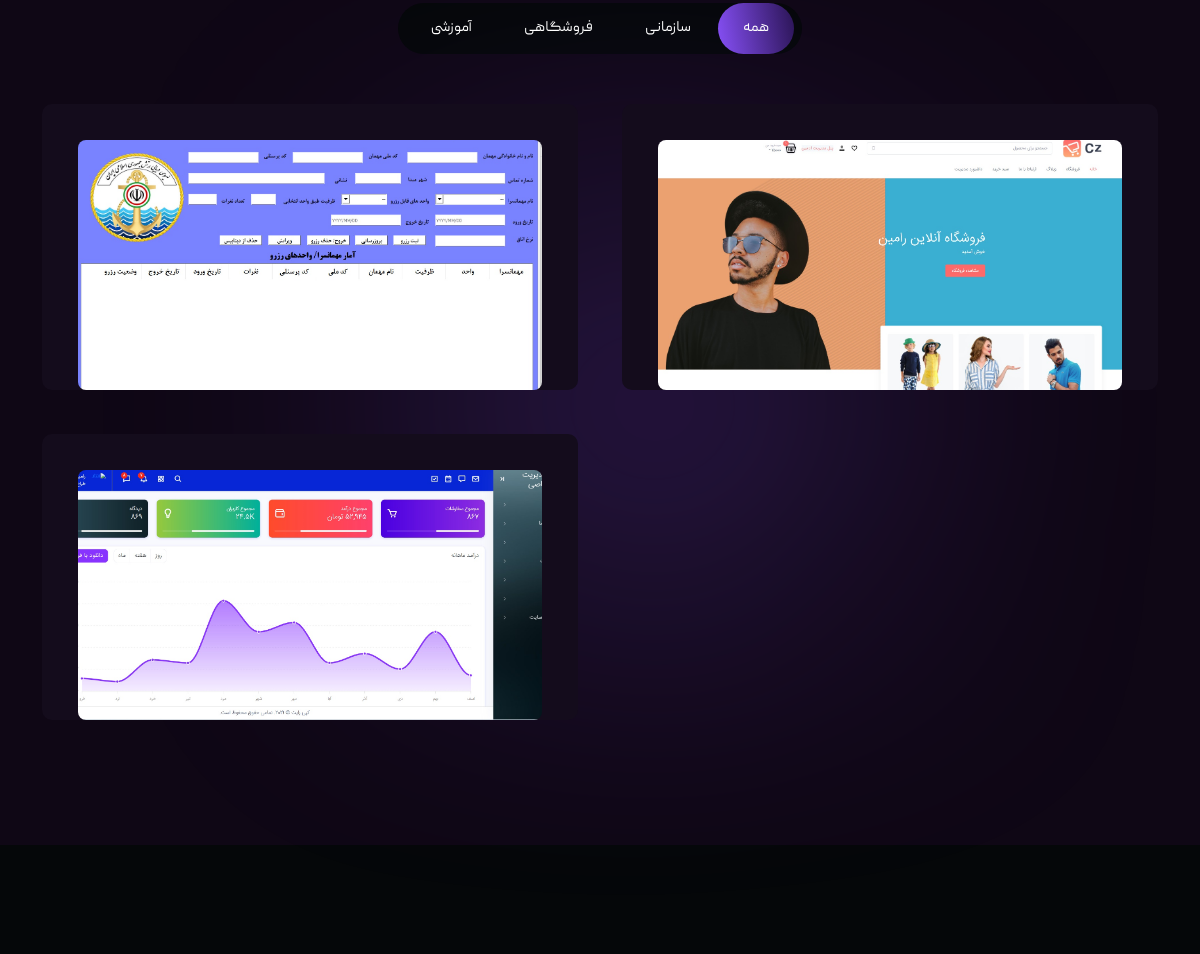
The app's page / (middle part), older data.
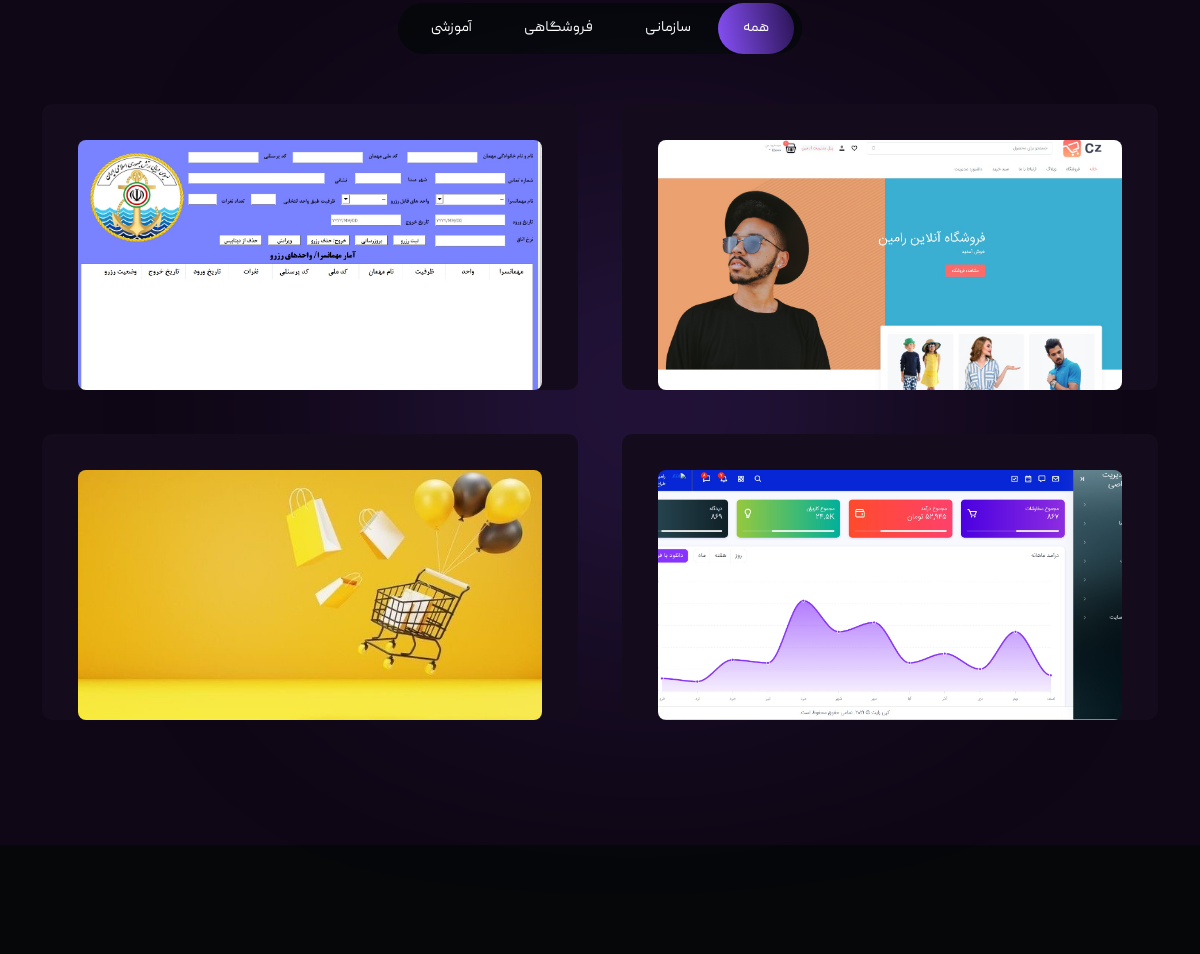
The same page, newer data.
### personality/models.py (models this page shows, shortened)
class Projects(models.Model):
    project_title = models.CharField(max_length=300, verbose_name='عنوان پروژه')
    project_category = models.CharField(max_length=300, verbose_name='دسته بندی')
    strat_date = models.DateField(blank=True, null=True, verbose_name='تاریخ شروع')
    end_date = models.DateField(blank=True, null=True, verbose_name='تاریخ پایان')
    customer = models.CharField(max_length=300, verbose_name='مشتری')
    front_end = models.CharField(max_length=300, verbose_name='طراح')
    image_1 = models.ImageField(upload_to='media', blank=True, null=True, verbose_name='تصویر اول')
    image_2 = models.ImageField(upload_to='media', blank=True, null=True, verbose_name='تصویر دوم')
    image_3 = models.ImageField(upload_to='media', blank=True, null=True, verbose_name='تصویر سوم')
    summary = models.CharField(max_length=500, verbose_name='خلاصه پروژه')
    class Meta:
        verbose_name = 'پروژه'
        verbose_name_plural = 'پروژه ها'

### personality/views.py (the view)
# urls.py: 2. Add a URL to urlpatterns:  path('', views.home, name='home')
class home(TemplateView):
    template_name = 'base.html'
    def get_context_data(self, **kwargs):
        context = super(home, self).get_context_data(**kwargs)
        user_setting: User = User.objects.filter(is_main_setting=True).first()
        context['user_setting'] = user_setting
        context['sazmani_project'] = Projects.objects.filter(project_category='سازمانی')
        context['shopping_project'] = Projects.objects.filter(project_category='فروشگاهی')
        context['amoozeshi_project'] = Projects.objects.filter(project_category='آموزشی')
        context['services'] = Services.objects.all()
        context['all_resume'] = Work_Resume.objects.all()
        return context

### templates/base.html (shortened to what this page needs)
<!DOCTYPE html>
{% load static %}
<html class="no-js" lang="fa" dir="rtl">
<head>
    {% include 'header_refrence.html' %}
</head>
<body>
   <main class="site-content" id="content">
      <section class="portfolio-section" id="works-section">
         <div class="container">
            <div class="row">
               <div class="col-md-12">
                  <div class="portfolio-filter text-center wow fadeInUp" data-wow-delay=".5s">
                     <div class="button-group filter-button-group">
                        <button data-filter="*" class="active">همه</button>
                        <button data-filter=".sazmani">سازمانی</button>
                        <button data-filter=".shopping">فروشگاهی</button>
                        <button data-filter=".amoozeshi">آموزشی</button>
                        <div class="active-bg"></div>
                     </div>
                  </div>
                  <div class="portfolio-box wow fadeInUp " data-wow-delay=".6s">
                      {% for project in sazmani_project %}
                     <div class="portfolio-item sazmani col-md-6">
                        <div class="image-box">
                           <img src="{{ project.image_1.url}}" alt="">
                        </div>
                     </div>
                    {% endfor %}
                   {% for project in shopping_project %}
                     <div class="portfolio-item shopping col-md-6">
                        <div class="image-box">
                           <img src="{{ project.image_1.url}}" alt="">
                        </div>
                     </div>
                  {% endfor %}
                  {% for project in amoozeshi_project  %}
                      <div class="portfolio-item amoozeshi col-md-6">
                        <div class="image-box">
                           <img src="{{ project.image_1.url}}" alt="">
                        </div>
                     </div>
                  {% endfor %}
                  </div>
               </div>
            </div>
         </div>
      </section>
      <section class="resume-section" id="resume-section">
      </section>
   </main>
</body>
</html>

### templates/header_refrence.html (shortened to what this page needs)
{% load static %}
   <link rel="stylesheet" href="{% static 'assets/css/animate.min.css' %}">
   <link rel="stylesheet" href="{% static 'assets/css/bootstrap.min.css' %}">
   <link rel="stylesheet" href="{% static 'assets/css/font-awesome-pro.min.css' %}">
   <link rel="stylesheet" href="{% static 'assets/css/flaticon_gerold.css' %}">
   <link rel="stylesheet" href="{% static 'assets/css/nice-select.css' %}">
   <link rel="stylesheet" href="{% static 'assets/css/backToTop.css' %}">
   <link rel="stylesheet" href="{% static 'assets/css/owl.carousel.min.css' %}">
   <link rel="stylesheet" href="{% static 'assets/css/swiper.min.css' %}">
   <link rel="stylesheet" href="{% static 'assets/css/odometer-theme-default.css' %}">
   <link rel="stylesheet" href="{% static 'assets/css/magnific-popup.css' %}">
   <link rel="stylesheet" href="{% static 'assets/css/main.css' %}">
   <link rel="stylesheet" href="{% static 'assets/css/light-mode.css' %}">
   <link rel="stylesheet" href="{% static 'assets/css/responsive.css' %}">
<link rel="stylesheet" href="https://cdn.jsdelivr.net/npm/magnific-popup/dist/magnific-popup.css">

### templates/footer_refrence.html (shortened to what this page needs)
{% load static %}

### static/assets/css/main.css (style rules this page uses)
body { font-family: peyda; }
:root { --tj-ff-body: " Sora", sans-serif; --tj-ff-heading:"Sora", sans-serif; --tj-ff-russo: "Russo One", sans-serif; --tj-ff-fontawesome: "Font Awesome 6 Pro"; --tj-body: #dddddd; --tj-white: #ffffff; --tj-off-white: #f6f3fc; --tj-black: #000000; --tj-black-2: #050709; --tj-black3: #5c6266; --tj-black4: #585859; --tj-heading-primary: #102039; --tj-heading-secondary: #ea1826; --tj-theme-primary: #8750f7; --tj-theme-primary-1: #2400ff; --tj-theme-primary-2: #9b8dff; --tj-theme-primary-3: #4654f9; --tj-theme-secondary: #2a1454; --tj-theme-accent-1: #0f0715; --tj-theme-accent-2: #140c1c; --tj-grey-1: #747779; --tj-grey-2: #d9d9d9; --tj-grey-3: #dddddd; --tj-grey-4: #22272c; --tj-grey-5: #636363; --tj-grey-6: #1b262e; --tj-bg: #0c1115; --tj-bg-2: #0e1418; --tj-bg-3: #10171c; --tj-bg-4: #151b1f; --tj-border: #1b2227; --tj-border1: #2a343c; --tj-fw-normal: normal; --tj-fw-elight: 200; --tj-fw-light: 300; --tj-fw-regular: 400; --tj-fw-medium: 500; --tj-fw-sbold: 600; --tj-fw-bold: 700; --tj-fw-ebold: 800; --tj-fw-black: 900; --tj-fz-body: 16px; --tj-fz-btn: 15px; --tj-fz-p: 18px; --tj-fz-h1: 65px; --tj-fz-h2: 45px; --tj-fz-h3: 30px; --tj-fz-h4: 24px; --tj-fz-h5: 22px; --tj-fz-h6: 18px; --tj-fz-sub-title: 36px; }
* { margin: 0; padding: 0; -webkit-box-sizing: border-box; box-sizing: border-box; scrollbar-width: thin; scrollbar-color: var(--tj-theme-primary) var(--tj-theme-secondary); }
html, body { min-height: 100%; overflow-x: hidden; }
img { max-width: 100%; }
body { font-family: "peyda"; font-size: var(--tj-fz-body); font-weight: var(--tj-fw-regular); color: var(--tj-body); }
.site-content { overflow: hidden; }
.portfolio-section { padding-top: 120px; padding-bottom: 80px; background: var(--tj-theme-accent-1); }
.portfolio-filter .button-group { background-color: var(--tj-black-2); border-radius: 60px; padding: 6px 8px; display: inline-block; }
.portfolio-filter .button-group button { background: transparent; border: none; color: var(--tj-white); text-transform: capitalize; font-size: 15px; line-height: 1; padding: 12px 25px; border-radius: 50px; z-index: 10; position: relative; }
.portfolio-filter .button-group { position: relative; }
.portfolio-filter .button-group .active-bg { border-radius: 50px; top: 0px; bottom: 0px; left: 0px; position: absolute; z-index: 1; background: var(--tj-theme-primary); background: -o-linear-gradient( 190deg, var(--tj-theme-secondary) 0%, var(--tj-theme-primary) 100% ); background: linear-gradient( 260deg, var(--tj-theme-secondary) 0%, var(--tj-theme-primary) 100% ); -webkit-transition: all 0.5s ease; -o-transition: all 0.5s ease; transition: all 0.5s ease; }
.portfolio-box { padding-top: 50px; background-size: contain; background-repeat: no-repeat; background-position: center; position: relative; }
.portfolio-box:before { content: ""; position: absolute; top: 50%; left: 50%; width: 35%; height: 35%; -webkit-transform: translate(-50%, -50%); -ms-transform: translate(-50%, -50%); transform: translate(-50%, -50%); border-radius: 50%; background: var(--tj-theme-primary); background: -o-linear-gradient( 190deg, var(--tj-theme-primary) 0%, rgba(115, 67, 210, 0) 100% ); background: linear-gradient( 260deg, var(--tj-theme-primary) 0%, rgba(115, 67, 210, 0) 100% ); -webkit-filter: blur(150px); filter: blur(150px); }
.portfolio-box .portfolio-item { background-color: var(--tj-theme-accent-2); margin-bottom: 4%; padding: 36px 36px 0 36px; border-radius: 10px; width: 48%; }
.portfolio-box .image-box { text-align: center; object-fit: cover; width: 100%; height: 250px; border-radius: 8px; display: block; }
.image-box img { width: 100%; height: 250px; object-fit: cover; border-radius: 8px; display: block; }
.resume-section { padding-top: 120px; padding-bottom: 90px; background: var(--tj-black-2); }

Row changes from the older to the newer data that the page shows:
added Projects: image_1 (picture)
